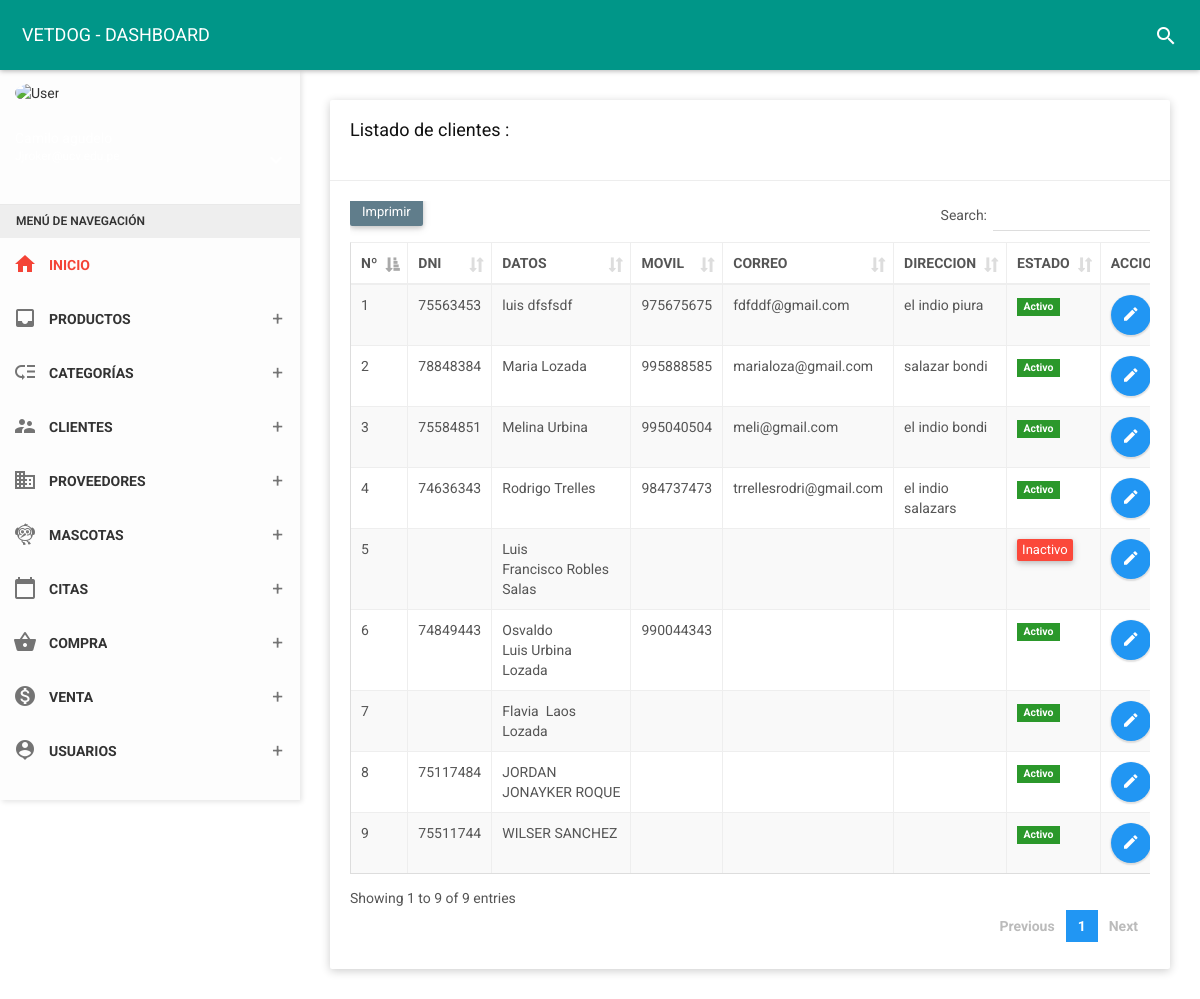
The app's page /folder/clientes.php (signed in) with its own data.
### tables this page shows
CREATE TABLE `owner` (
  `id_due` int(11) NOT NULL,
  `dni_due` char(8) NOT NULL,
  `nom_due` varchar(35) NOT NULL,
  `ape_due` varchar(35) NOT NULL,
  `fecnaci` varchar(35) NOT NULL,
  `movil` char(9) NOT NULL,
  `fijo` char(6) NOT NULL,
  `correo` varchar(30) NOT NULL,
  `direc` varchar(150) NOT NULL,
  `estado` char(1) NOT NULL,
  `usuario` varchar(25) NOT NULL,
  `contra` varchar(255) NOT NULL,
  `cargo` int(11) NOT NULL,
  `foto` varchar(255) NOT NULL,
  `fere` timestamp NOT NULL DEFAULT current_timestamp() ON UPDATE current_timestamp()
);

### controlador/ownercontrolador.php (called while the page is built, shortened)
<?php
require_once '../modelo/modeloowner.php';
class ownercontrolador{
    function mostrar(){
        $owner=new Modelo();
        $dato=$owner->mostrar("owner", "1");
        require_once '../vista/clientes/mostrar.php';
    }
    }

### modelo/modeloowner.php (called while the page is built, shortened)
<?php
class Modelo{
  private $owner;
  private $db;
  public function __construct(){
      $this->owner=array();
      $this->db=new PDO('mysql:host=localhost;dbname=vetdog',"root","");
  }
  public function mostrar($tabla,$condicion){
      $consulta="SELECT * FROM owner";
      $resultado=$this->db->query($consulta);
      while ($tabla=$resultado->fetchAll(PDO::FETCH_ASSOC)) {
          $this->owner[]=$tabla;
      }
      return $this->owner;
    }
}
 ?>

### vista/clientes/mostrar.php (the view, shortened to what this page needs)
<!DOCTYPE html>
<html>
<head>
    <link href="../assets/plugins/bootstrap/css/bootstrap.css" rel="stylesheet">
    <link href="../assets/plugins/node-waves/waves.css" rel="stylesheet" />
    <link href="../assets/plugins/animate-css/animate.css" rel="stylesheet" />
    <link href="../assets/plugins/jquery-datatable/skin/bootstrap/css/dataTables.bootstrap.css" rel="stylesheet">
    <link href="../css/style.css" rel="stylesheet">
    <link href="../assets/css/themes/all-themes.css" rel="stylesheet" />
</head>
<body class="theme-red">
    <nav class="navbar">
        <div class="container-fluid">
            <div class="navbar-header">
                <a class="navbar-brand" href="../vista/panel-admin/administrador"> VETDOG - DASHBOARD </a>
            </div>
            <div class="collapse navbar-collapse" id="navbar-collapse">
                <ul class="nav navbar-nav navbar-right">
                    <li><a href="javascript:void(0);" class="js-search" data-close="true"><i class="material-icons">search</i></a></li>
                </ul>
            </div>
        </div>
    </nav>
        <?php include_once __DIR__ . '../../menu.php'; ?>
    <section class="content">
        <div class="container-fluid">
            <div class="row clearfix">
                <div class="col-lg-12 col-md-12 col-sm-12 col-xs-12">
                    <div class="card">
                        <div class="header">
                            <h2>
                                Listado de clientes :
                            </h2><br>
                        </div>
                        <div class="body">
                            <div class="table-responsive">
                                <table class="table table-bordered table-striped table-hover dataTable js-exportable">
                                    <thead>
                                        <tr>
                                            <th>Nº</th>
                                            <th>DNI</th>
                                            <th>DATOS</th>
                                            <th>MOVIL</th>
                                            <th>CORREO</th>
                                            <th>DIRECCION</th>
                                            <th>ESTADO</th>
                                            <th>ACCIONES</th>
                                        </tr>
                                    </thead>
                                    <tbody>
                                        <?php
                                        foreach ($dato as $key => $value) {
                                            foreach ($value as $va) { ?>
                                                <tr>
                                                    <td><?php echo $va['id_due']; ?></td>
                                                    <td><?php echo $va['dni_due']; ?></td>
                                                    <td><?php echo $va['nom_due']; ?>&nbsp;<?php echo $va['ape_due']; ?></td>
                                                    <td><?php echo $va['movil']; ?></td>
                                                    <td><?php echo $va['correo']; ?></td>
                                                    <td><?php echo $va['direc']; ?></td>
                                                    <td><?php
                                                        if ($va['estado'] == 1) { ?>
                                                            <form method="get" action="javascript:activo('<?php echo $va['id_due']; ?>')">
                                                                <span class="label label-success">Activo</span>
                                                            </form>
                                                        <?php  } else { ?>
                                                            <form method="get" action="javascript:inactivo('<?php echo $va['id_due']; ?>')">
                                                                <button type="submit" class="btn btn-danger btn-xs">Inactivo</button>
                                                            </form>
                                                        <?php  } ?>
                                                    </td>
                                                    <td><a type="button" href="../vista/clientes/edit?id=<?php echo $va["id_due"]; ?>" class="btn bg-blue btn-circle waves-effect waves-circle waves-float">
                                                            <i class="material-icons">edit</i>
                                                        </a>
                                                </tr>
                                        <?php
                                            }
                                        }
                                        ?>
                                    </tbody>
                                </table>
                            </div>
                        </div>
                    </div>
                </div>
            </div>
        </div>
    </section>
</body>
</html>

### assets/css/themes/all-themes.css (style rules this page uses)
.theme-red .navbar-brand { color: #fff; }
.theme-red .nav > li > a { color: #fff; }

### records on screen
owner: id_due "1", dni_due "75563453", nom_due "luis", ape_due "dfsfsdf", movil "975675675", correo "fdfddf@gmail.com", direc "el indio piura"
owner: id_due "2", dni_due "78848384", nom_due "Maria", ape_due "Lozada", movil "995888585", correo "marialoza@gmail.com", direc "salazar bondi"
owner: id_due "3", dni_due "75584851", nom_due "Melina", ape_due "Urbina", movil "995040504", correo "meli@gmail.com", direc "el indio bondi"
owner: id_due "4", dni_due "74636343", nom_due "Rodrigo", ape_due "Trelles", movil "984737473", correo "trrellesrodri@gmail.com", direc "el indio salazars"
owner: id_due "5", nom_due "Luis Francisco", ape_due "Robles Salas"
owner: id_due "6", dni_due "74849443", nom_due "Osvaldo Luis", ape_due "Urbina Lozada", movil "990044343"
owner: id_due "7", nom_due "Flavia", ape_due "Laos Lozada"
owner: id_due "8", dni_due "75117484", nom_due "JORDAN JONAYKER", ape_due "ROQUE"
owner: id_due "9", dni_due "75511744", nom_due "WILSER", ape_due "SANCHEZ"
